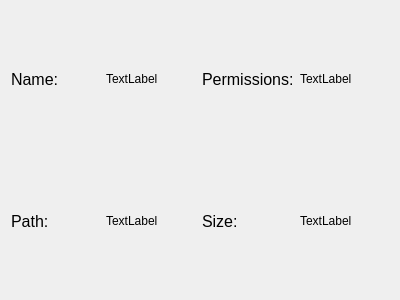
<?xml version="1.0" encoding="UTF-8"?>
<ui version="4.0">
 <class>DirItemInfo</class>
 <widget class="QWidget" name="DirItemInfo">
  <property name="geometry">
   <rect>
    <x>0</x>
    <y>0</y>
    <width>400</width>
    <height>300</height>
   </rect>
  </property>
  <property name="windowTitle">
   <string>DirItemInfo</string>
  </property>
  <layout class="QGridLayout" name="gridLayout_4">
   <item row="0" column="1">
    <widget class="QLabel" name="name">
     <property name="text">
      <string>TextLabel</string>
     </property>
    </widget>
   </item>
   <item row="1" column="0">
    <widget class="QLabel" name="label_filesys">
     <property name="font">
      <font>
       <pointsize>12</pointsize>
      </font>
     </property>
     <property name="text">
      <string>Path:</string>
     </property>
     <property name="scaledContents">
      <bool>true</bool>
     </property>
    </widget>
   </item>
   <item row="0" column="0">
    <widget class="QLabel" name="label_name">
     <property name="font">
      <font>
       <pointsize>12</pointsize>
      </font>
     </property>
     <property name="text">
      <string>Name:</string>
     </property>
     <property name="scaledContents">
      <bool>true</bool>
     </property>
    </widget>
   </item>
   <item row="0" column="2">
    <widget class="QLabel" name="label_free_space">
     <property name="font">
      <font>
       <pointsize>12</pointsize>
      </font>
     </property>
     <property name="text">
      <string>Permissions:</string>
     </property>
     <property name="scaledContents">
      <bool>true</bool>
     </property>
    </widget>
   </item>
   <item row="1" column="1">
    <widget class="QLabel" name="filesys">
     <property name="text">
      <string>TextLabel</string>
     </property>
    </widget>
   </item>
   <item row="0" column="3">
    <widget class="QLabel" name="free_space">
     <property name="text">
      <string>TextLabel</string>
     </property>
    </widget>
   </item>
   <item row="1" column="2">
    <widget class="QLabel" name="label_size">
     <property name="font">
      <font>
       <pointsize>12</pointsize>
      </font>
     </property>
     <property name="text">
      <string>Size:</string>
     </property>
     <property name="scaledContents">
      <bool>true</bool>
     </property>
    </widget>
   </item>
   <item row="1" column="3">
    <widget class="QLabel" name="size">
     <property name="text">
      <string>TextLabel</string>
     </property>
    </widget>
   </item>
  </layout>
 </widget>
 <resources/>
 <connections/>
</ui>
